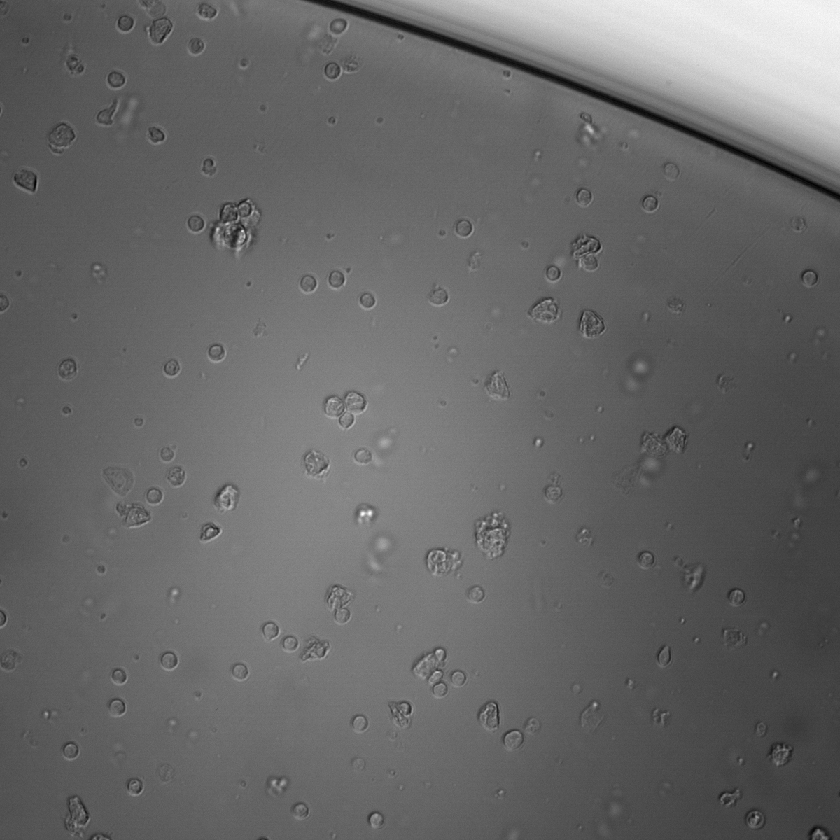
%> input picture ctc_counting/Cell image/Cell image/20X mix/1_BM.png, 840 x 840 px, shrunk from 1200 x 1200 before the run; its folder holds 4 pictures in this run
$ octave untitled3.m   (GNU Octave 9; MATLAB toolbox functions it lacks are replaced by stand-ins)
%> lines starting %> are read from the running program, lines starting %| are printed output that depends on the picture
clear
close all

% folderName = 'D:\Users\user\Desktop\Cell image\10-Feb-2022 13-43-06\Grp1-U1(1)';
% folderName = 'D:\Users\user\Desktop\Cell image\Cell image\4X mix';
folderName = 'D:\Users\user\Desktop\Cell image\Cell image\20X mix';
listDir = dir(folderName);
nameList = {listDir.name};
listFile = nameList([listDir.isdir] == 0);
listFM = listFile(contains(listFile, 'BM'));

radiusRange = [10 20];

img = cell(length(listFM), 1);
for i = 1:length(listFM)
    img{i} = imread(fullfile(folderName, listFM{i}));

    figure(i); imshow(img{i});

    [centers,radii] = imfindcircles(img{i}, radiusRange,...
    'ObjectPolarity', 'bright',...
    'Sensitivity', 0.95, ...
    'EdgeThreshold', 0.06);
%> centers = 85 rows, first 12: [196.1 223.4; 116.9 80.05; 157 135; 216.5 352.8; 308 284; 125 23.5; 464 228.3; 207.9 9.17; 337.2 24.19; 438.9 295.8; 333 71.4; 171.5 367.7]; radii = 85 values, max 18.73 at index 65, min 10 at index 69, mean 12.03

    viscircles(centers, radii+1, 'Color', 'Red');
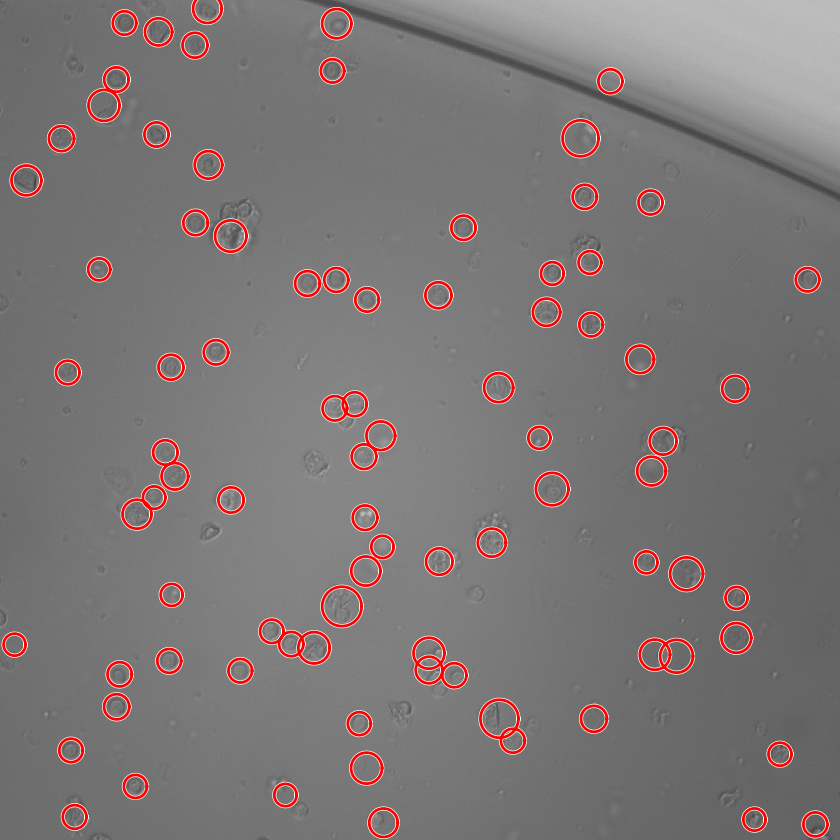
%> figure redrawn from the program's plot data

    fprintf('Img name : %s / circles : %d\n', listFM{i}, size(centers, 1))
%| Img name : 1_BM.png / circles : 85

    if i == 3
        break;
    end
end
%> pass 2 of the loop `for i = 1:length(listFM)`:
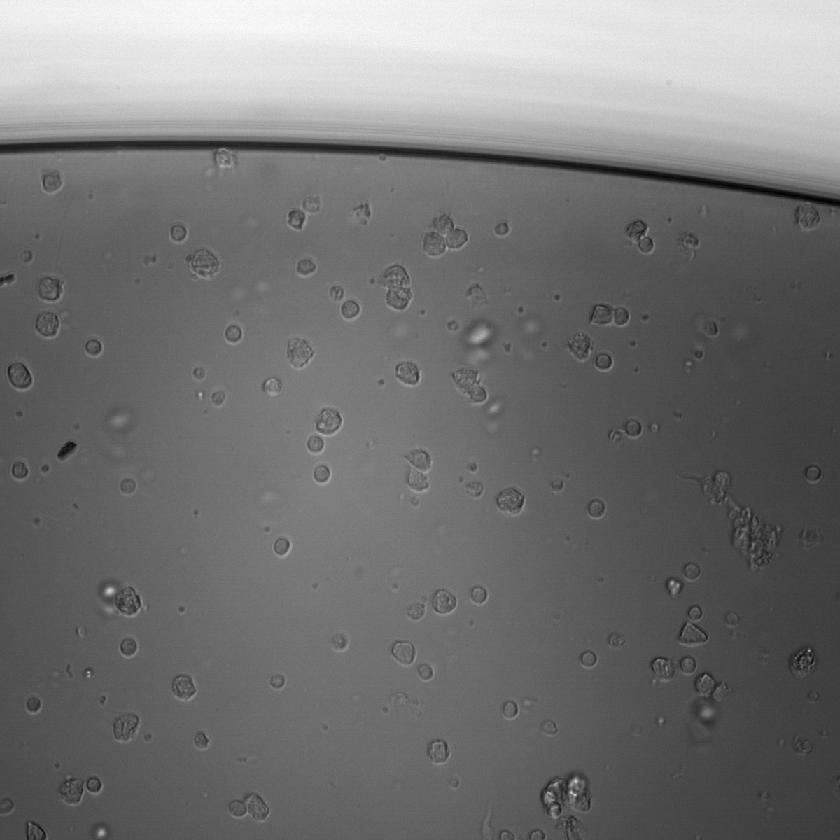
%> input picture ctc_counting/Cell image/Cell image/20X mix/2_BM.png, 840 x 840 px, shrunk from 1200 x 1200 before the run
%> centers = 92 rows, first 12: [22.38 380.4; 322.2 474.6; 128.6 647.6; 20 471.5; 350.6 310.1; 444.9 603.2; 306.5 266.9; 315.7 444.7; 281.5 546.9; 604 362; 410.5 375.5; 233.8 334.2]; radii = 92 values, max 19.41 at index 78, min 10 at index 89, mean 12.48
%> `viscircles(centers, radii+1, 'Color', 'Red');`:
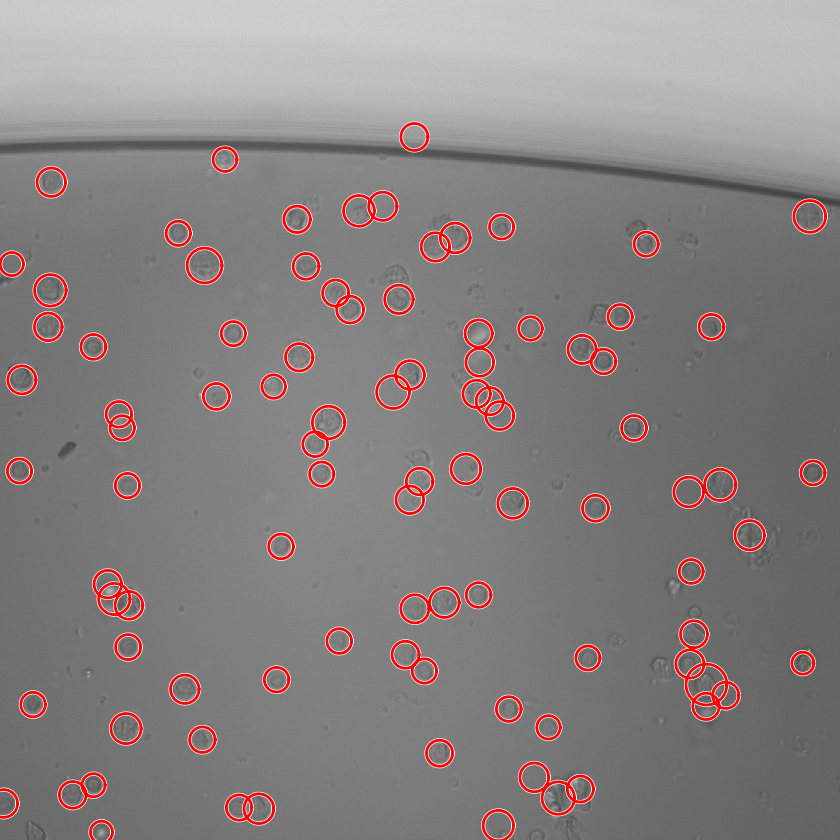
%> figure redrawn from the program's plot data
%| Img name : 2_BM.png / circles : 92
